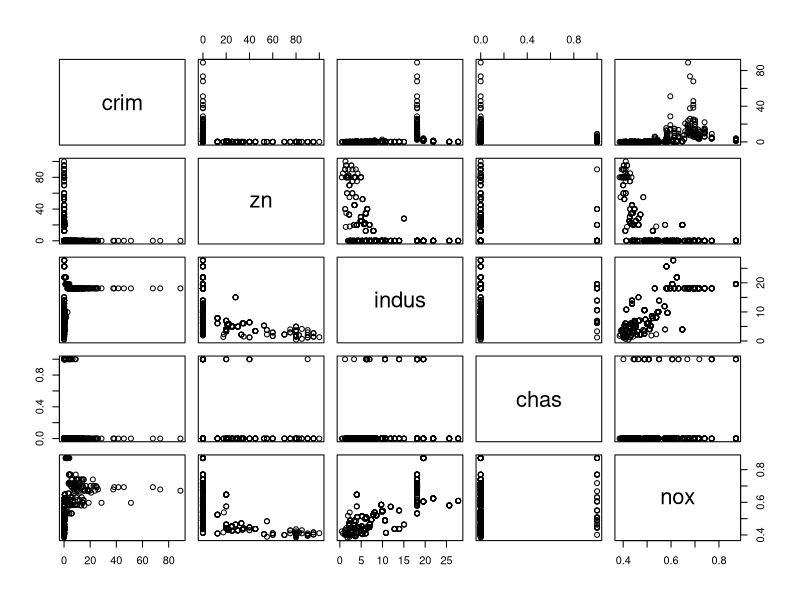
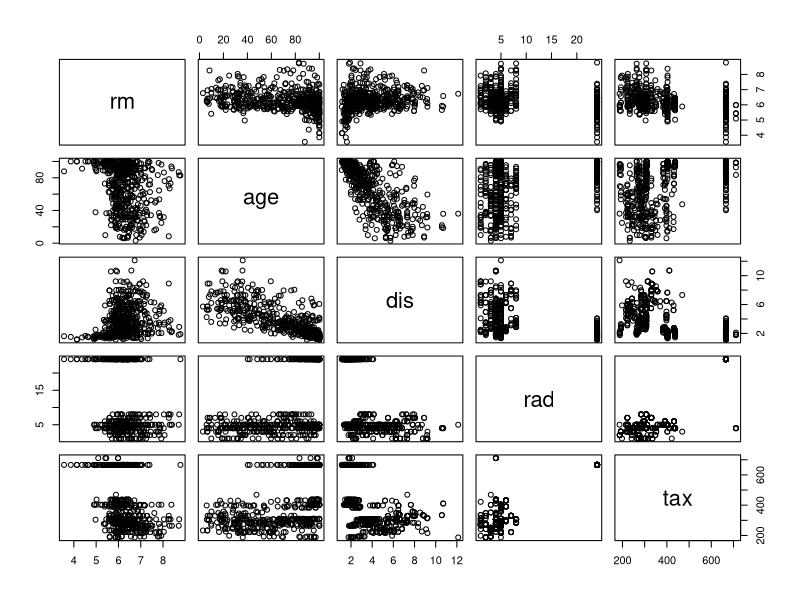
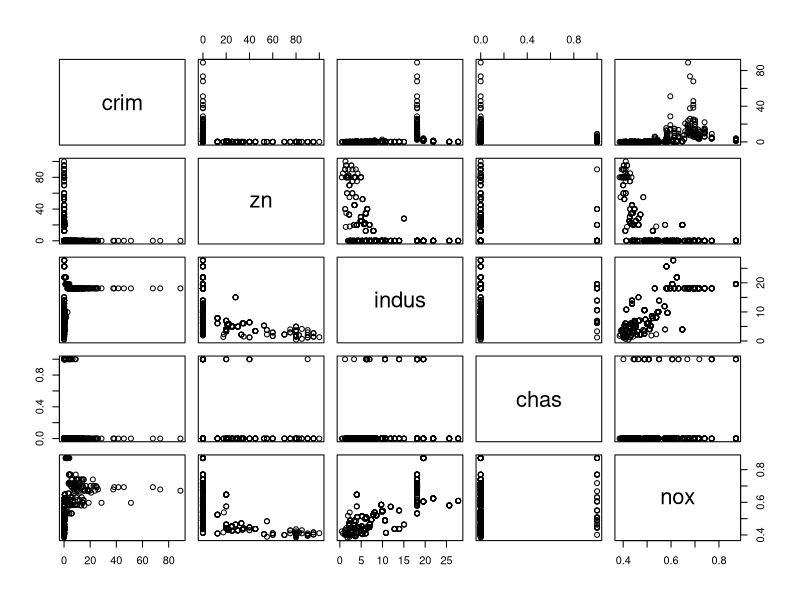
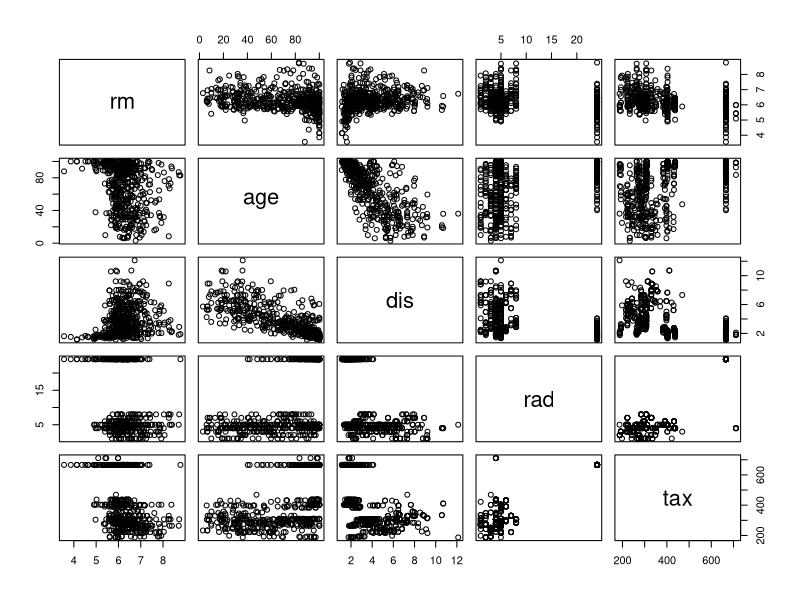
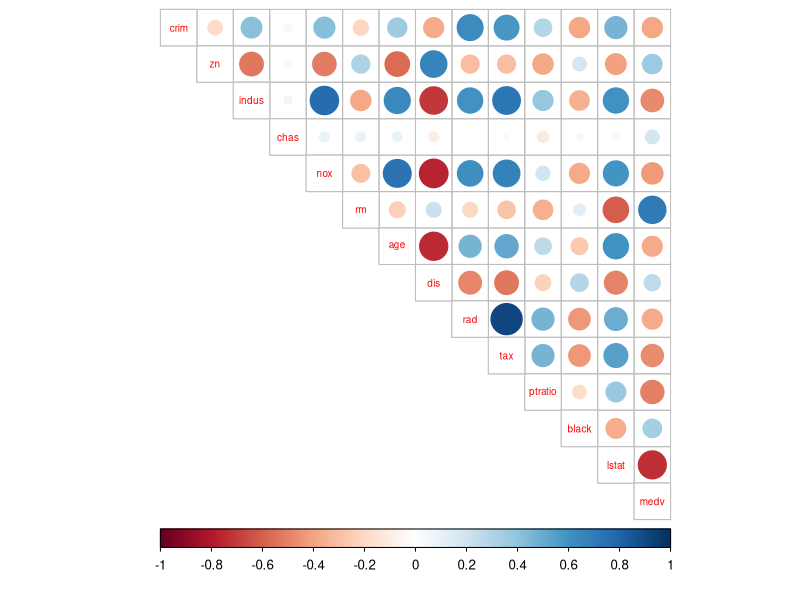
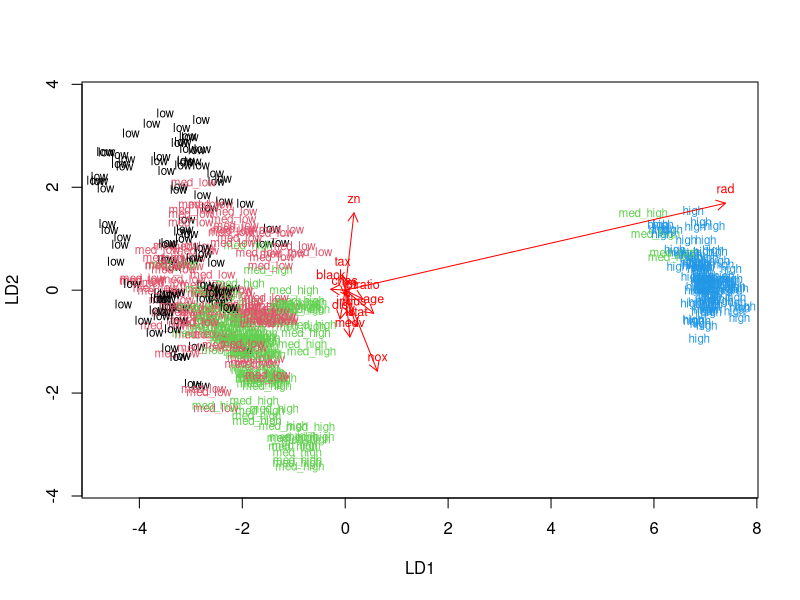
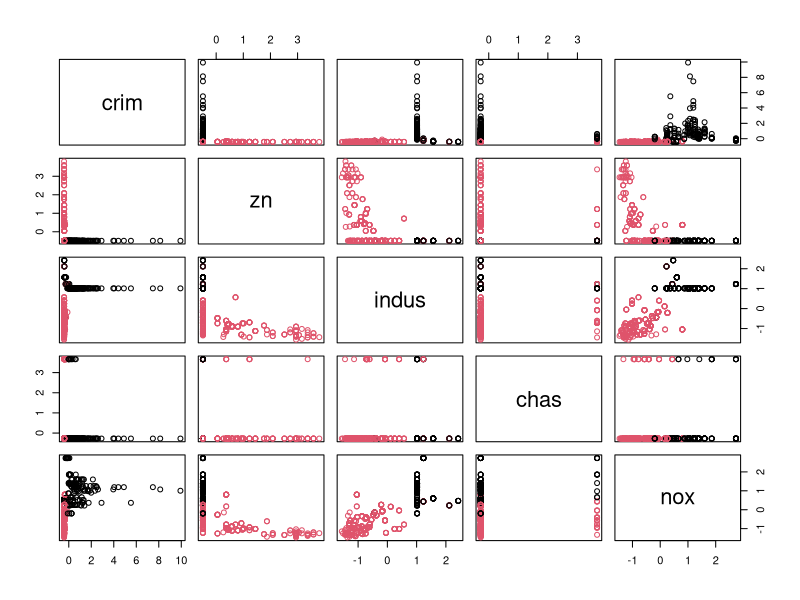
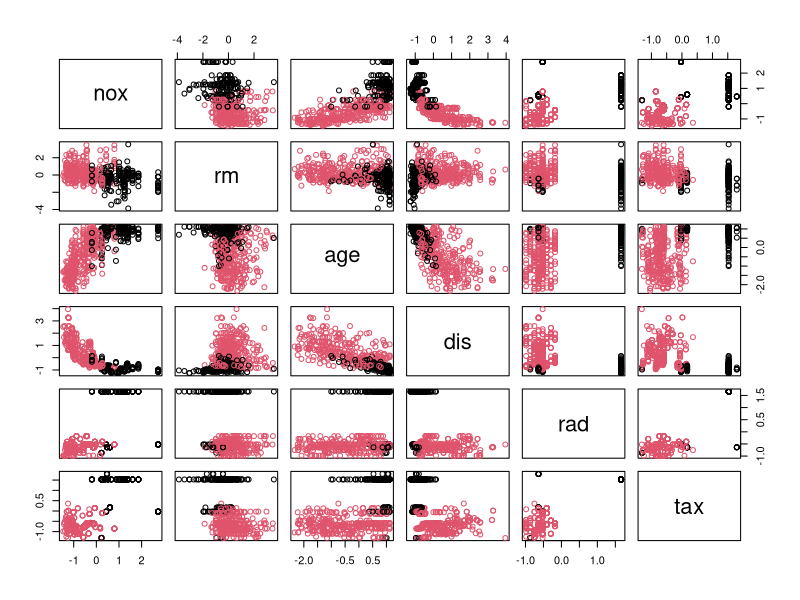

Source code (R) for these figures, in order:
## ---- chunk 1
library(MASS)

# loading of the data
data("Boston")

# exploration of the data
str(Boston)
dim(Boston)

summary(Boston)

plot(Boston[1:5])
plot(Boston[6:10])
## ---- chunk 2
library("corrplot")
library("tidyverse")
summary(Boston)


plot(Boston[1:5])
plot(Boston[6:10])
# calculate the correlation matrix and round it
cor_matrix<-cor(Boston) 
cor_matrix <- cor_matrix %>% round(digits=2)
# print the correlation matrix
print(cor_matrix)

# visualize the correlation matrix
corrplot(cor_matrix, method="circle", type="upper", cl.pos = "b", tl.pos="d", tl.cex=0.6)
## ---- chunk 3

# center and standardize variables
boston_scaled <- Boston %>% scale()


# summaries of the scaled variables
summary(boston_scaled)

# class of the boston_scaled object
class(boston_scaled)

# change the object to data frame
boston_scaled <- boston_scaled %>% as.data.frame()

# summary of the scaled crime rate
summary(boston_scaled$crim)

# create a quantile vector of crim and print it
bins <- quantile(boston_scaled$crim)
bins

# create a categorical variable 'crime'

crime <- cut(boston_scaled$crim, breaks = bins, include.lowest = TRUE, label=c("low","med_low","med_high","high"))

# look at the table of the new factor crime
crime

# remove original crim from the dataset
boston_scaled <- dplyr::select(boston_scaled, -crim)

# add the new categorical value to scaled data
boston_scaled <- data.frame(boston_scaled, crime)

# boston_scaled is available

# number of rows in the Boston dataset 
n <- nrow(Boston)

# set seed so we get always same results

set.seed(1)

# choose randomly 80% of the rows
ind <- sample(n,  size = n * 0.8)

# create train set
train <- boston_scaled[ind,]

# create test set 
test <- boston_scaled[-ind,]


## ---- chunk 4
# linear discriminant analysis
# by using "." notation we defina that we want to fit all variables
lda.fit <- lda(crime~., data = train)

# print the lda.fit object
lda.fit

# the function for lda biplot arrows
lda.arrows <- function(x, myscale = 1, arrow_heads = 0.1, color = "red", tex = 0.75, choices = c(1,2)){
  heads <- coef(x)
  arrows(x0 = 0, y0 = 0, 
         x1 = myscale * heads[,choices[1]], 
         y1 = myscale * heads[,choices[2]], col=color, length = arrow_heads)
  text(myscale * heads[,choices], labels = row.names(heads), 
       cex = tex, col=color, pos=3)
}

# target classes as numeric
classes <- as.numeric(train$crime)

# plot the lda results
plot(lda.fit, dimen = 2, col =classes, pch=classes)
lda.arrows(lda.fit, myscale = 2)
## ---- chunk 5

# save the correct classes from test data
correct_classes <- test$crime

# remove the crime variable from test data
test <- dplyr::select(test, -crime)


# predict classes with test data
lda.pred <- predict(lda.fit, newdata = test)

# cross tabulate the results
table(correct = correct_classes, predicted = lda.pred$class)

## ---- chunk 6
library("GGally")
data("Boston")
# center and standardize variables
boston_scaled <- Boston %>% scale() %>% as.data.frame()
# euclidean distance matrix
dist_eu <- dist(boston_scaled)

# look at the summary of the distances
summary(dist_eu)

# manhattan distance matrix
dist_man <- dist(boston_scaled, method="manhattan")

# look at the summary of the distances
summary(dist_man)

# k-means clustering
km <-kmeans(boston_scaled, centers = 2)

# plot the Boston dataset with clusters
pairs(boston_scaled[1:5], col = km$cluster)
pairs(boston_scaled[5:10], col = km$cluster)

set.seed(123)

# determine the number of clusters
k_max <- 10

# calculate the total within sum of squares
twcss <- sapply(1:k_max, function(k){kmeans(Boston, k)$tot.withinss})

# visualize the results
qplot(x = 1:k_max, y = twcss, geom = 'line')

# k-means clustering
km <-kmeans(boston_scaled, centers = 2)

# add new column to data frame

boston_scaled <- boston_scaled %>% mutate(cluster=as.factor(as.character(km$cluster)))
# plot the Boston dataset with clusters
ggpairs(boston_scaled, mapping = aes(col=cluster, alpha=0.3), lower = list(combo = wrap("facethist", bins = 20)))
## ---- chunk 7
data("Boston")
# center and standardize variables
boston_scaled <- Boston %>% scale() %>% as.data.frame()
# euclidean distance matrix
dist_eu <- dist(boston_scaled)

# look at the summary of the distances
summary(dist_eu)

# manhattan distance matrix
dist_man <- dist(boston_scaled, method="manhattan")

# look at the summary of the distances
summary(dist_man)

# k-means clustering
km <-kmeans(boston_scaled, centers = 4)

boston_scaled <- boston_scaled %>% mutate(cluster=km$cluster)

# linear discriminant analysis
# by using "." notation we defina that we want to fit all variables
lda.fit <- lda(cluster~., data = boston_scaled)

# print the lda.fit object
lda.fit

# the function for lda biplot arrows
lda.arrows <- function(x, myscale = 1, arrow_heads = 0.1, color = "red", tex = 0.75, choices = c(1,2)){
  heads <- coef(x)
  arrows(x0 = 0, y0 = 0, 
         x1 = myscale * heads[,choices[1]], 
         y1 = myscale * heads[,choices[2]], col=color, length = arrow_heads)
  text(myscale * heads[,choices], labels = row.names(heads), 
       cex = tex, col=color, pos=3)
}

# target classes as numeric
classes <- as.numeric(train$crime)

# plot the lda results
plot(lda.fit, dimen = 2, col =classes, pch=classes)
lda.arrows(lda.fit, myscale = 2)
